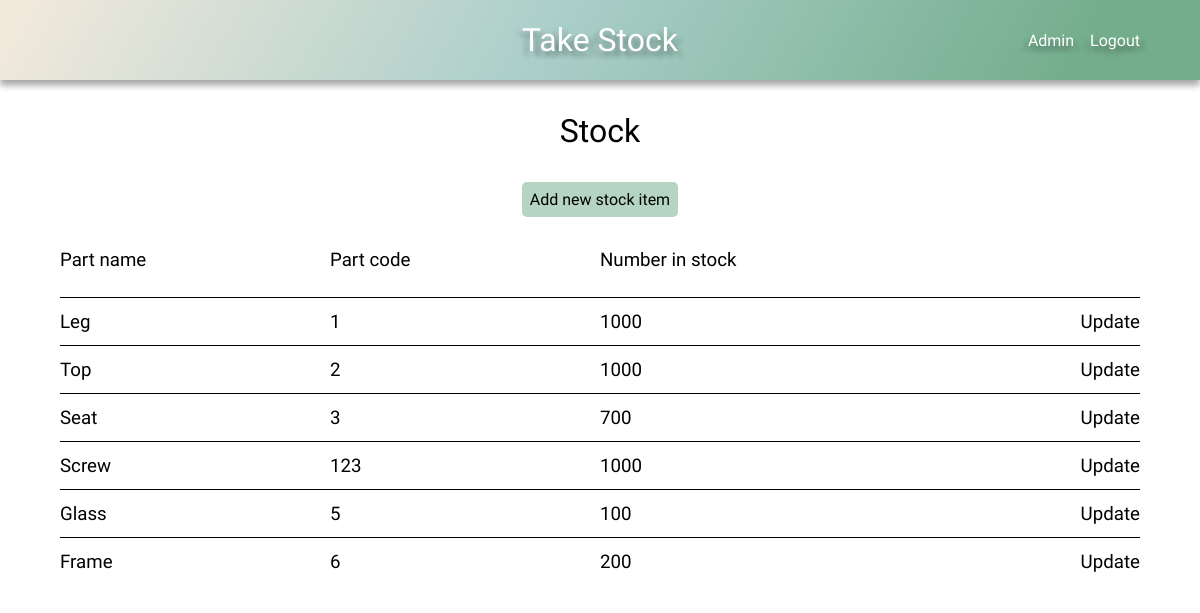
The page /stock/ (signed in) on the database as committed earlier.
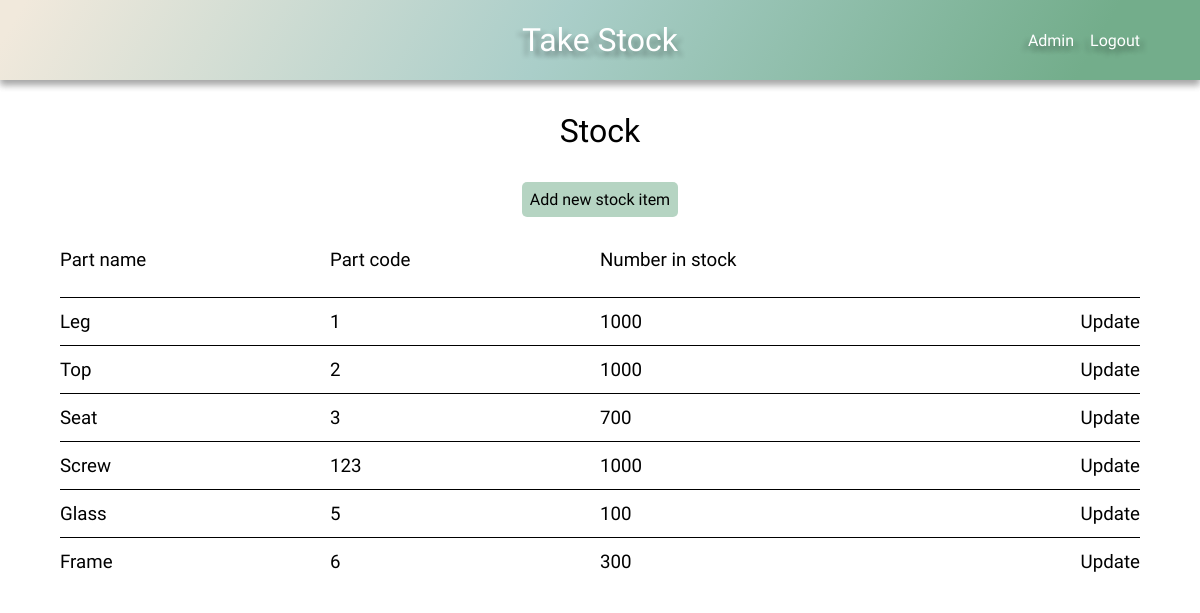
The same page on the database as committed later.
### stock/models.py (models this page shows, shortened)
class Stock(models.Model):
    name = models.CharField(max_length=100)
    code = models.CharField(max_length=100)
    number_in_stock = models.IntegerField()
    company = models.ForeignKey(User, on_delete=models.CASCADE, default=1)

### stock/views.py (the view)
# urls.py: path('stock/', stock_page, name='stock'),
def stock_page(request):
    default_user = request.user
    stock = Stock.objects.filter(company=default_user)
    context = {
        'stock': stock,
    }
    return render(request, 'stock.html', context)

### stock/context_processors.py (called while the page is built)
def base(request):
    default_user = request.user
    return ({'default_user': default_user})

### stock/templates/stock.html
{% extends 'base.html' %}
{% load static %}
{% block head %}
    <link rel="stylesheet" href="{% static 'css/style.css' %}">
    <link rel="stylesheet" href="{% static 'css/grid.css' %}">
{% endblock %}
{% block content %}
    <h1>Stock</h1>
    <div class="add-new btn btn-submit btn-hover">
        <a href="{% url 'add_new_stock_part' %}">Add new stock item</a>
    </div>
    <div class="grid">
        <div class="grid-headings grid-4">
            <h3>Part name</h3>
            <h3>Part code</h3>
            <h3>Number in stock</h3>
        </div>
        {% for item in stock %}
        <div class="grid-row grid-4">
            <div class="item-name-content">
                <h3>{{ item.name }}</h3>
            </div>
            <div class="item-code-content">
                <h3>{{ item.code }}</h3>
            </div>
            <div class="item-number-content">
                <h3>{{ item.number_in_stock }}</h3>
            </div>
            <div class="update">
                <h3><a href="{% url 'update-stock' item.pk %}">Update</a></h3>
            </div>
        </div>
        {% endfor %}
    </div>
{% endblock %}

Rows that differ between the two databases and show on the page:
changed Stock "Frame": number_in_stock "200" → "300"
